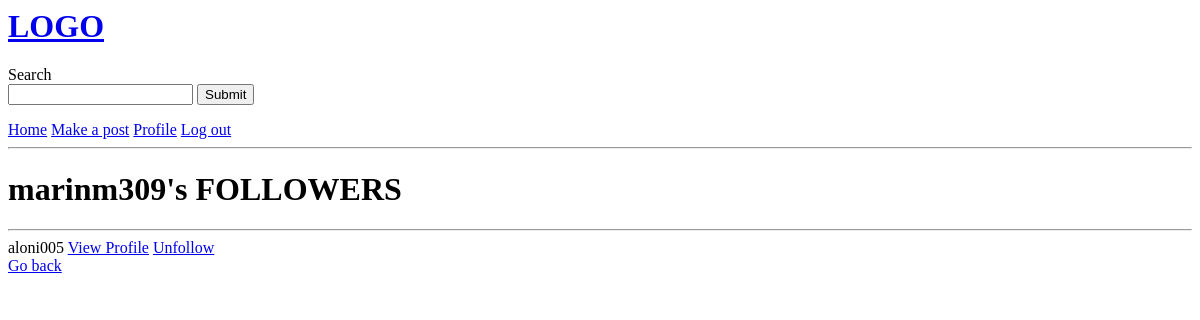
/followers/5bee0a3e-2b12-40cc-a5c4-c1f9002927df/ (signed in), run on an earlier commit of the app's database.
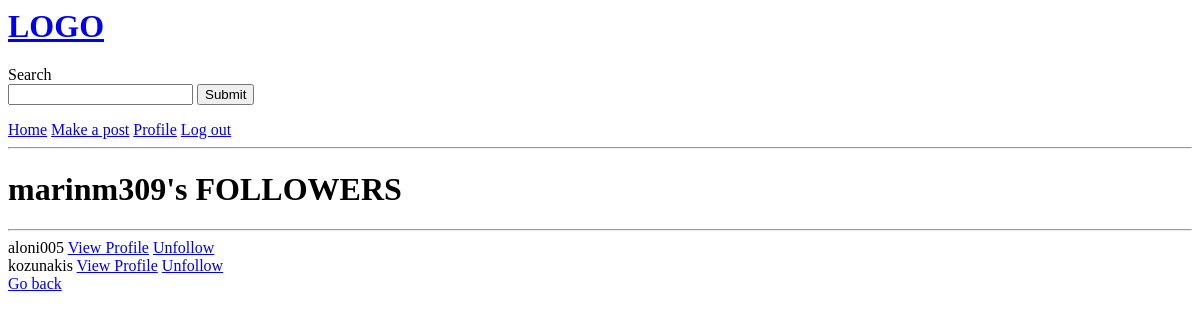
And on a later commit of the database.
### users/models.py (models this page shows, shortened)
class UserFollowers(models.Model):
    id = models.UUIDField(default=uuid.uuid4, unique=True, primary_key=True, editable=False)
    created = models.DateTimeField(auto_now_add=True)
    user = models.ForeignKey(Profile, on_delete=models.CASCADE, null=True, blank=True)
    follower = models.ForeignKey(User, on_delete=models.CASCADE, null=True, blank=True)

### users/views.py (the view)
# urls.py: path('followers/<str:pk>/', views.view_followers, name='followers'),
def view_followers(request, pk):
    user = request.user.profile
    profile = Profile.objects.get(id=pk)
    followers = UserFollowers.objects.filter(user=profile)
    following = UserFollowers.objects.filter(follower=profile.user)
    following_lst = []
    for i in following:
        following_lst.append(i.user.username)
    context = {'followers': followers, 'following_lst': following_lst, 'user': user, 'profile': profile}
    return render(request, 'users/view_followers.html', context)

### users/templates/users/view_followers.html (shortened to what this page needs)
{% extends 'main.html' %}
{% block content %}
<h1>{{profile.user}}'s FOLLOWERS</h1>
<hr>
{% for follower in followers %}
{{follower.follower}}
<a href="{% url 'profile' follower.follower %}">View Profile</a>
{% if follower.follower.profile.username in following_lst and user.user == profile.user %}
<a href="{% url 'unfollow' follower.follower.profile.id %}">Unfollow</a>
{% elif follower.follower.profile.username not in following_lst and user.user == profile.user %}
<a href="{% url 'follow' follower.follower.profile.id %}">Follow</a>
{% endif %}
{% endfor %}
<a href="{% url 'profile' profile.user.username %}">Go back</a>
{% endblock content %}

What changed in the data, as far as the page shows it:
added UserFollowers: follower "kozunakis", shows "Unfollow"
